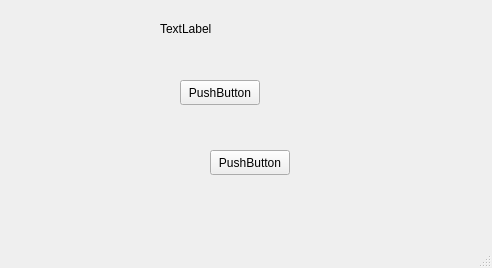
<?xml version="1.0" encoding="UTF-8"?>
<ui version="4.0">
 <class>MainWindow</class>
 <widget class="QMainWindow" name="MainWindow">
  <property name="geometry">
   <rect>
    <x>0</x>
    <y>0</y>
    <width>492</width>
    <height>268</height>
   </rect>
  </property>
  <property name="windowTitle">
   <string>MainWindow</string>
  </property>
  <widget class="QWidget" name="centralwidget">
   <widget class="QLabel" name="label">
    <property name="geometry">
     <rect>
      <x>160</x>
      <y>20</y>
      <width>54</width>
      <height>17</height>
     </rect>
    </property>
    <property name="text">
     <string>TextLabel</string>
    </property>
   </widget>
   <widget class="QPushButton" name="pushButton">
    <property name="geometry">
     <rect>
      <x>180</x>
      <y>80</y>
      <width>80</width>
      <height>25</height>
     </rect>
    </property>
    <property name="text">
     <string>PushButton</string>
    </property>
   </widget>
   <widget class="QPushButton" name="pushButton_2">
    <property name="geometry">
     <rect>
      <x>210</x>
      <y>150</y>
      <width>80</width>
      <height>25</height>
     </rect>
    </property>
    <property name="text">
     <string>PushButton</string>
    </property>
   </widget>
  </widget>
  <widget class="QMenuBar" name="menubar">
   <property name="geometry">
    <rect>
     <x>0</x>
     <y>0</y>
     <width>492</width>
     <height>22</height>
    </rect>
   </property>
  </widget>
  <widget class="QStatusBar" name="statusbar"/>
 </widget>
 <resources/>
 <connections/>
</ui>
